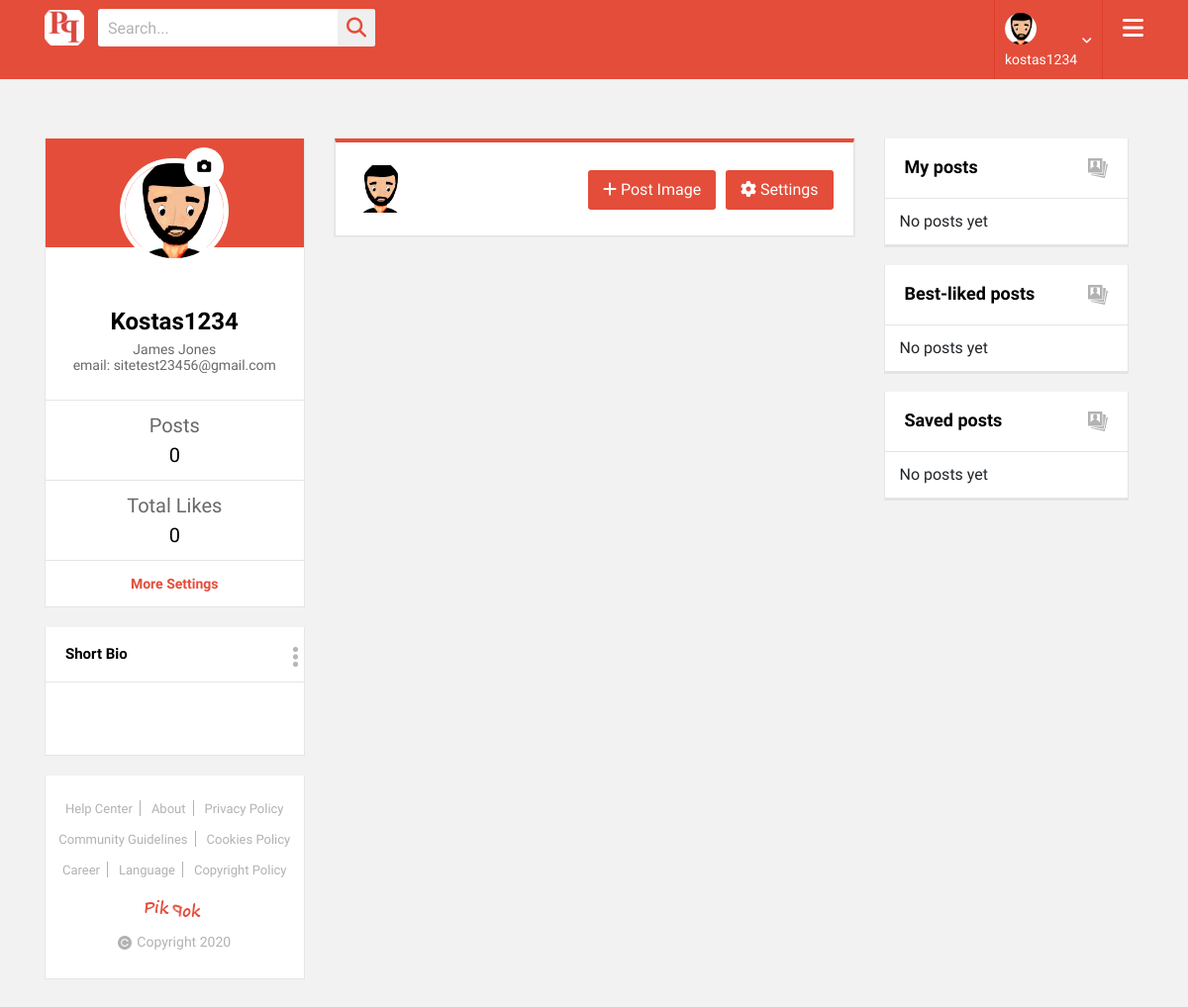
The app's page /profile3.php (signed in), older data.
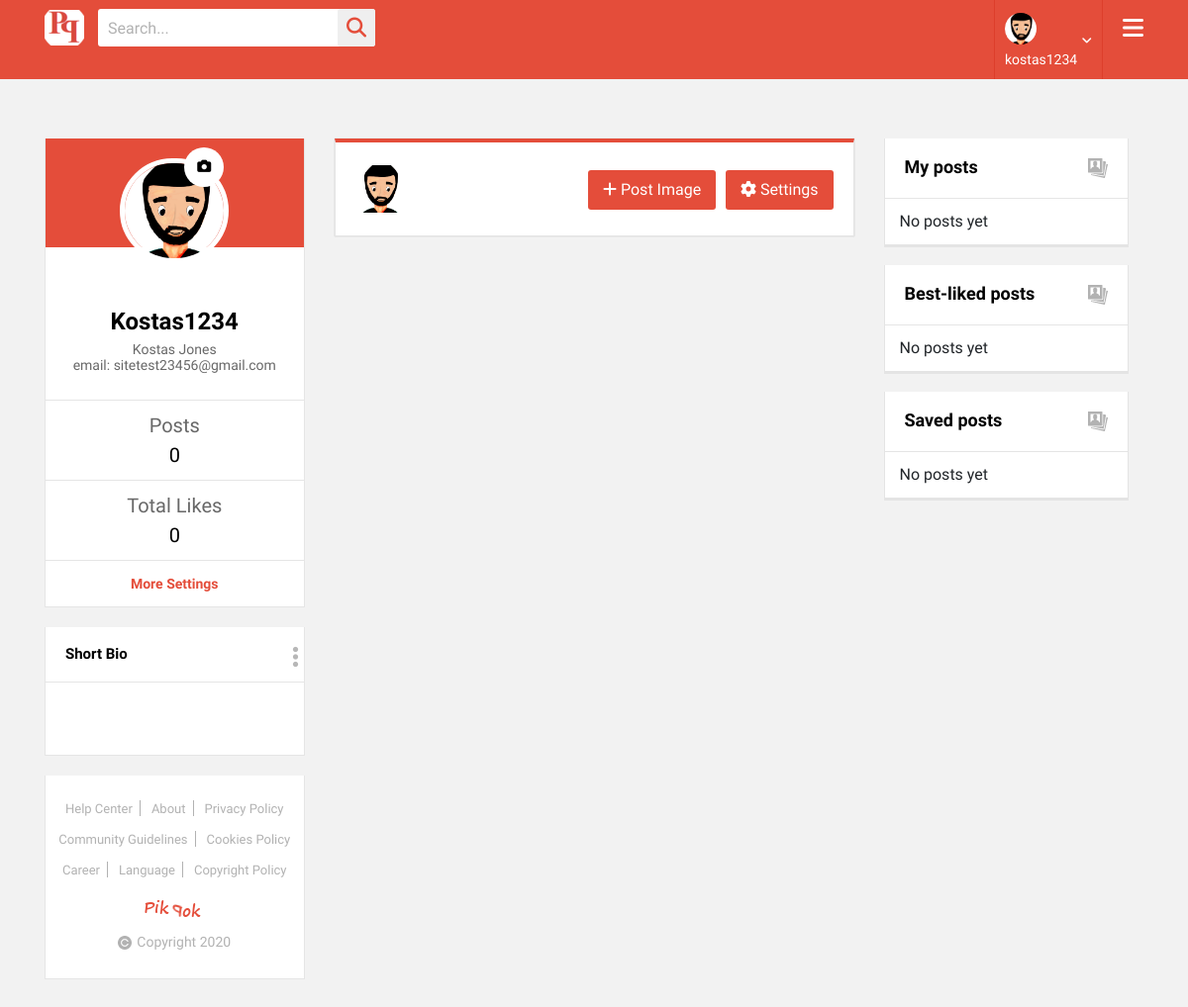
The same page, newer data.
### tables this page shows
CREATE TABLE `members` (
  `username` varchar(100) NOT NULL,
  `password` mediumtext NOT NULL,
  `fname` varchar(100) NOT NULL,
  `lname` varchar(100) NOT NULL,
  `email` varchar(100) NOT NULL,
  `date_of_registration` date NOT NULL,
  `id` int(30) NOT NULL,
  `sex` tinyint(1) DEFAULT NULL,
  `date_of_birth` date DEFAULT NULL,
  `profile_pic` varchar(100) DEFAULT NULL,
  `picture_path` varchar(100) DEFAULT NULL,
  `bio` text DEFAULT NULL
);

### profile3.php (the view, shortened to what the changed rows need)
<?php
require('db/db.php');
require('db/errorFuncts.php');
$uname = $_SESSION['username'];
mysqli_set_charset($con,"utf8");
?>
<!DOCTYPE html>
<html>
<head>
	<link rel="stylesheet" type="text/css" href="css/animate.css">
	<link rel="stylesheet" type="text/css" href="css/bootstrap.min.css">
	<link rel="stylesheet" type="text/css" href="css/flatpickr.min.css">
	<link rel="stylesheet" type="text/css" href="lib/slick/slick.css">
	<link rel="stylesheet" type="text/css" href="lib/slick/slick-theme.css">
	<link rel="stylesheet" type="text/css" href="css/style.css">
	<link rel="stylesheet" type="text/css" href="css/responsive.css">
</head>
<body>
	<div class="wrapper">
		<header>
			<div class="container">
				<div class="header-data">
				<?php
				if(isset($_SESSION['username'])) {
				$query_picture = "SELECT email, fname, lname, picture_path, profile_pic, bio FROM members WHERE username = '$uname'";
				$result_picture = mysqli_query($con, $query_picture);
				$row_picture = mysqli_fetch_array($result_picture);
				$picture_path = $row_picture['picture_path'];
				$picture_name = $row_picture['profile_pic'];
				$fname = $row_picture['fname'];
				$lname = $row_picture['lname'];
				$email = $row_picture['email'];
				echo "
					<div class='user-account'>
						<div class='user-info'>
							<img style=\"width:32px; height:32px;\" src=\"".$picture_path.$picture_name."\" alt=\"users photo\"/>
							<a href='profile3.php' title=''>";?>
							<?php if(isset($_SESSION['username']))  echo $_SESSION['username'];
							echo "</a>
							<i class='fa fa-angle-down'></i>
						</div>
						<div class='user-account-settingss'>
							<h3>Online Status</h3>
							<ul class='on-off-status'>
								<li>
									<div class='fgt-sec'>
										<input type='radio' name='cc' id='c5'>
										<label for='c5'>
											<span></span>
										</label>
										<small>Online</small>
									</div>
								</li>
								<li>
									<div class='fgt-sec'>
										<input type='radio' name='cc' id='c6'>
										<label for='c6'>
											<span></span>
										</label>
										<small>Offline</small>
									</div>
								</li>
							</ul>
							<h3>Custom Status</h3>
							<div class='search_form'>
								<form>
									<input type='text' name='search'>
									<button type='submit'>Ok</button>
								</form>
							</div>
							<h3>Setting</h3>
							<ul class='us-links'>
								<li><a href='profile3.php' title=''>My Profile</a></li>
								<li><a href='profile-account-setting.php' title=''>Account Setting</a></li>
								<li><a href='privacy_policy.php' title=''>Privacy</a></li>
								<li><a href='termsofuse.php' title=''>Terms & Conditions</a></li>
							</ul>
							<h3 class='tc'><a href='db/logout.php' title=''>Logout</a></h3>
						</div>
					</div>
					";
				}
					else
						echo "<div class='user-account'>
						<div class='user-info' style='margin-left:auto; margin-right:auto;'>
							<a href='signin.php' title=''> <i class='fa fa-sign-in fa-lg'></i> Sign In</a>
						</div>
					";
			?>
				</div>
			</div>
		</header>
		<main>
			<div class="main-section">
				<div class="container">
					<div class="main-section-data">
						<div class="row">
							<div class="col-lg-3 col-md-4 pd-left-none no-pd">
								<div class="main-left-sidebar no-margin">
									<div class="user-data full-width">
										<div class="user-profile">
											<div class="username-dt">
											<div class="user-pro-img">
												<div class="usr-pic  ">
											<img style="max-height:150px;" src= <?php echo '"'.$picture_path.$picture_name.'"'; ?> alt="">
											<form id="changeAvatar" name="changeAvatar" method="post" action = "db/add_profile_pic.php" enctype= "multipart/form-data">
												<div class="add-dp" id="OpenImgUpload">
												</div>
											</form>
										</div>
												</div>
											</div>
											<div class="user-specs">
												<h3><?php echo $_SESSION['username'];?></h3>
												<span><?php echo $fname.' '.$lname;?></span>
												<span><br><?php echo 'email: '.$email;?></span>
											</div>
										</div>
									</div>
								</div>
							</div>
							<div class="col-lg-6 col-md-8 no-pd">
								<div class="main-ws-sec">
									<div class="post-topbar">
										<div class="user-picy">
											<img src= <?php echo '"'.$picture_path.$picture_name.'"'; ?> alt="">
										</div>
									</div>
								</div>
							</div>
							</div>
					</div>
				</div>
			</div>
		</main>
	</div>
</body>
</html>

Row changes from the older to the newer data that the page shows:
changed members "Jones": fname "James" → "Kostas"
